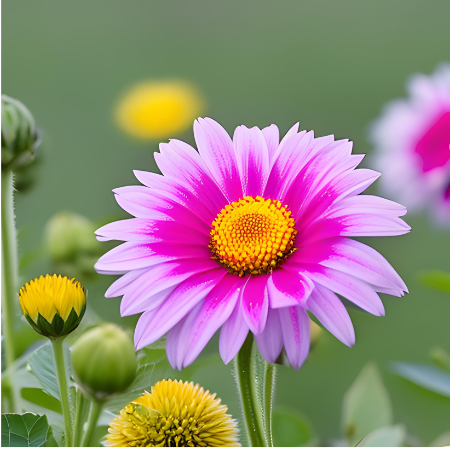
#> input picture RGB2CMYK/flower.png, 452 x 449 px
$ jupyter execute RGB2CMYK.ipynb   (shell and % lines are left out)
#> lines starting #> are read from the running program, lines starting #| are printed output that depends on the picture
# CMYK CONVERSION

- Understanding CMYK concept https://www.epackprinting.com/support/understanding-cmyk/
Check above link for detail understanding of CMYK concept

[cell 1]
import cv2
import numpy as np
import matplotlib.pyplot as plt

# The old code had inefficiencies (like using loops) and incorrect channel handling. The new version uses vectorized operations for performance and correct CMYK conversion formulas.

### Key Improvements:<br>
**Vectorized Operations:** Replaced slow Python loops with efficient NumPy array operations.<br>

Correct CMYK Conversion:<br>

- K = min(C, M, Y) (Black component is minimum of CMY)

- Adjusted CMY: (C - K)/(1 - K) (with safeguards for division by zero)

**Channel Handling:**<br>

- Proper handling of OpenCV's BGR format

- Direct channel extraction instead of manual indexing

**Visualization:**<br>

- Inverted plate display (black = ink, white = no ink)

- Grayscale representation of each CMYK channel

**Numerical Stability:**<br>

- Added epsilon value to prevent division by zero.
- Avoids underflow errors when working with very small values in computations.
- Prevents division by near-zero values, which could result in extreme values or NaN issues.
- Proper normalization and data type handling.
- Improves numerical stability in algorithms like machine learning, optimization, and image processing.

**Notes:**<br>
- The CMYK image is a 4-channel float array (values 0-1)

- Plates are shown inverted for intuitive printing view

- Requires opencv-python, numpy, and matplotlib packages

- Original image should be in the same directory as the script ("bird.jpg")

# RGB to CMYK on Image as an input

[cell 2]
# Load image
img_bgr = cv2.imread("flower.png")  # Image loaded in BGR format
#> img_bgr is the input picture: shape (449, 452, 3); mean B, G, R 122.9, 134.4, 149.8

# Convert to float and normalize to [0, 1]
img_normalized = img_bgr.astype(np.float32) / 255.0

# Split into B, G, R channels (OpenCV uses BGR)
B, G, R = cv2.split(img_normalized)

# Calculate CMY components
C = 1 - R
M = 1 - G
Y = 1 - B

# Calculate K (black) component
K = np.minimum(np.minimum(C, M), Y) # or more optimized K = np.minimum.reduce([C, M, Y]) --->Finds the minimum across all elements in the list at once.

# Avoid division by zero for neutral pixels
epsilon = 1e-6  # Small value to prevent division by zero
scale = 1.0 - K
scale[scale < epsilon] = epsilon  # Replace zeros with epsilon

# Calculate adjusted CMY components
C_adjusted = (C - K) / scale
M_adjusted = (M - K) / scale
Y_adjusted = (Y - K) / scale
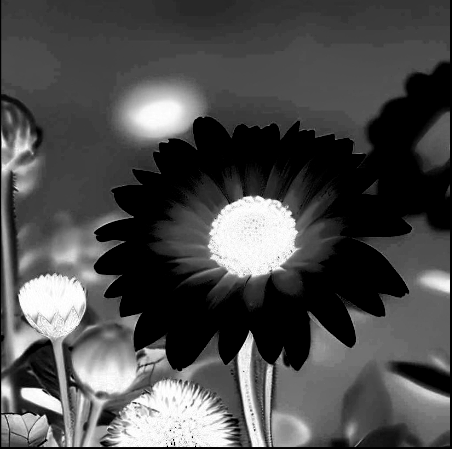
#> Y_adjusted: shape (449, 452) float32; min 0, max 1, mean 0.304

# Combine into CMYK image (4 channels)
cmyk = cv2.merge([C_adjusted, M_adjusted, Y_adjusted, K])
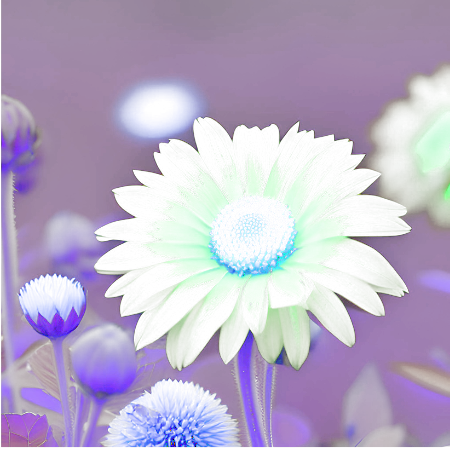
#> cmyk: shape (449, 452, 4) float32; mean R, G, B, A 0.138, 0.155, 0.304, 0.336; transparent parts drawn white

# Visualization: Create inverted plates for printing view
# (White = no ink, Black = full ink)
cyan_plate = (1 - C_adjusted) * 255
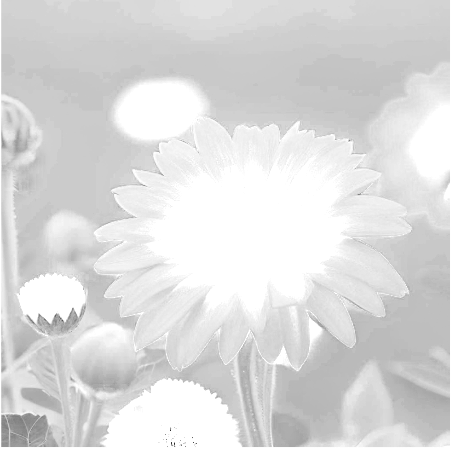
#> cyan_plate: shape (449, 452) float32; min 36.43, max 255, mean 219.7
magenta_plate = (1 - M_adjusted) * 255
yellow_plate = (1 - Y_adjusted) * 255
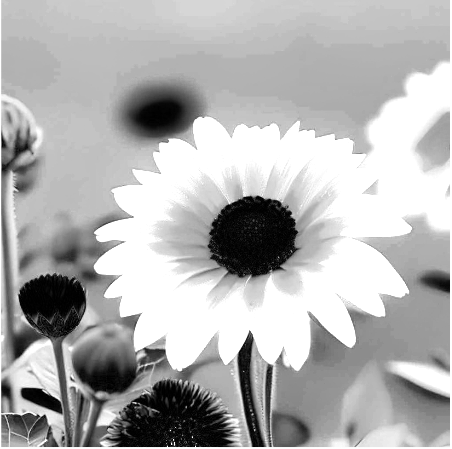
#> yellow_plate: shape (449, 452) float32; min 0, max 255, mean 177.4
black_plate = (1 - K) * 255

# Convert to uint8 for display
cyan_plate = cyan_plate.astype(np.uint8)
magenta_plate = magenta_plate.astype(np.uint8)
yellow_plate = yellow_plate.astype(np.uint8)
black_plate = black_plate.astype(np.uint8)

# Plot results
plt.figure(figsize=(20, 10))

# Combined CMYK Image
plt.subplot(2, 3, 1)
plt.title("Combined CMYK Image", fontsize=14)
plt.imshow(cmyk)

# CMYK Plates
plt.subplot(2, 3, 2)
plt.title("Cyan Plate", fontsize=14)
plt.imshow(cyan_plate, cmap='gray') #

plt.subplot(2, 3, 3)
plt.title("Magenta Plate", fontsize=14)
plt.imshow(magenta_plate, cmap='gray') #

plt.subplot(2, 3, 4)
plt.title("Yellow Plate", fontsize=14)
plt.imshow(yellow_plate, cmap='gray') #, cmap='gray'

plt.subplot(2, 3, 5)
plt.title("Black Plate", fontsize=14)
plt.imshow(black_plate, cmap='gray') #, cmap='gray'

# Original RGB Image
plt.subplot(2, 3, 6)
plt.title("Original RGB Image", fontsize=14)
plt.imshow(cv2.cvtColor(img_bgr, cv2.COLOR_BGR2RGB))

plt.tight_layout()
plt.show()

# CMYK to RGB Conversion function

[cell 3]
def cmyk_to_rgb(c, m, y, k, scale=1.0):
    """
    Convert CMYK color values to RGB.

    Args:
        c, m, y, k: CMYK color values (default range [0, 1])
        scale: Scaling factor for CMYK inputs. Use 1.0 for [0, 1] and 100.0 for [0, 100].

    Returns:
        tuple: (r, g, b) integers in the range [0, 255]
    """
    # Scale CMYK values to [0, 1]
    c = max(0.0, min(1.0, c / scale))
    m = max(0.0, min(1.0, m / scale))
    y = max(0.0, min(1.0, y / scale))
    k = max(0.0, min(1.0, k / scale))

    # Convert CMYK to RGB
    r = 255.0 * (1.0 - c) * (1.0 - k)
    g = 255.0 * (1.0 - m) * (1.0 - k)
    b = 255.0 * (1.0 - y) * (1.0 - k)

    # Round and clamp to [0, 255]
    r = min(255, max(0, round(r)))
    g = min(255, max(0, round(g)))
    b = min(255, max(0, round(b)))

    return (int(r), int(g), int(b))

# CMYK to RGB Conversion Visualization and Output verification

[cell 4]
import matplotlib.pyplot as plt

def visualize_cmyk_to_rgb(c, m, y, k, scale=100.0):
    # Convert CMYK to RGB
#> called with c = 0, m = 100, y = 100, k = 0, scale = 100
    rgb = cmyk_to_rgb(c, m, y, k, scale)

    # Create figure with two subplots
    fig, (ax1, ax2) = plt.subplots(1, 2, figsize=(10, 5))

    # Display CMYK approximation (converted to RGB for display)
    cmyk_display = cmyk_to_rgb(c, m, y, k, scale)
    ax1.imshow([[cmyk_display]])
    ax1.set_title(f'Input CMYK\n({c}/{m}/{y}/{k})')
    ax1.axis('off')

    # Display RGB result
    ax2.imshow([[(rgb[0]/255, rgb[1]/255, rgb[2]/255)]])
    ax2.set_title(f'Output RGB\n{rgb}')
    ax2.axis('off')

    plt.tight_layout()
    plt.show()

# Test with various colors
visualize_cmyk_to_rgb(0, 100, 100, 0)     # Red
visualize_cmyk_to_rgb(100, 0, 100, 0)      # Green
visualize_cmyk_to_rgb(100, 100, 0, 0)      # Blue
visualize_cmyk_to_rgb(0, 0, 0, 100)        # Black
visualize_cmyk_to_rgb(0, 0, 0, 0)          # White
visualize_cmyk_to_rgb(0, 100, 0, 0)        # Cyan
visualize_cmyk_to_rgb(100, 0, 0, 0)        # Magenta
visualize_cmyk_to_rgb(0, 0, 100, 0)        # Yellow
visualize_cmyk_to_rgb(30, 50, 20, 10)      # Custom color

### Important Notes: (For educational purpose)
- The visualization shows CMYK colors converted to RGB for display purposes only (since screens can't show true CMYK).<br>

- Perfect color matching depends on color profiles and rendering engines.<br>

- For professional use, verify with color-managed software like Photoshop.<br>

- The simple conversion formula works best for standard color ranges.<br>

# Alternative Verification Methods:

Compare with online converters:

python Example: https://www.rapidtables.com/convert/color/cmyk-to-rgb.html

[cell 5]
print("CMYK (0,100,100,0) ->", cmyk_to_rgb(0,100,100,0,100))  # Should be (255,0,0)

# Unit tests:

[cell 6]
def test_conversion():
    assert cmyk_to_rgb(0, 100, 100, 0, 100) == (255, 0, 0)    # Red
    assert cmyk_to_rgb(100, 0, 100, 0, 100) == (0, 255, 0)     # Green
    assert cmyk_to_rgb(0, 0, 0, 100, 100) == (0, 0, 0)         # Black
    assert cmyk_to_rgb(0, 0, 0, 0, 100) == (255, 255, 255)    # White
    print("All tests passed!")

# Why No Output Above?
- Assertions (assert) do not print anything if the conditions are met.<br>
- Since all assertions pass successfully, Python moves through the function silently.<br>
- The print("All tests passed!") statement will only execute if the function is explicitly called.<br>

**such as:** test_conversion() ---> see below

[cell 7]
def test_conversion():
    print("Testing CMYK to RGB Conversion...")

    assert cmyk_to_rgb(0, 100, 100, 0, 100) == (255, 0, 0)   # Red
    print("✅ Red passed!")

    assert cmyk_to_rgb(100, 0, 100, 0, 100) == (0, 255, 0)   # Green
    print("✅ Green passed!")

    assert cmyk_to_rgb(0, 0, 0, 100, 100) == (0, 0, 0)       # Black
    print("✅ Black passed!")

    assert cmyk_to_rgb(0, 0, 0, 0, 100) == (255, 255, 255)   # White
    print("✅ White passed!")

    print("🎉 All tests passed!")

test_conversion()

# This is the old code with errors and loops (Kept this to analyse errors of my first attempt)

[cell 8]
import cv2 as cv
import numpy as np
import matplotlib.pyplot as plt

# Load Image
img_rgb = cv.imread("bird.jpg")
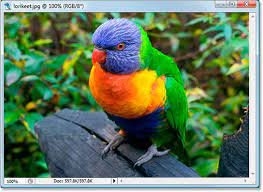
#> input picture RGB2CMYK/bird.jpg, 263 x 192 px
#> img_rgb is the input picture: shape (192, 263, 3); mean B, G, R 94.5, 123.3, 99

# RGB to CMY conversion formula
# C = 1 - R
# M = 1 - G
# Y = 1 - B

# splitting the color channels of the image  and then normalizing
r, g, b = img_rgb[:,:,2], img_rgb[:,:,1], img_rgb[:,:,0]
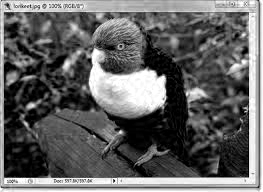
#> r: shape (192, 263); min 0, max 255, mean 99
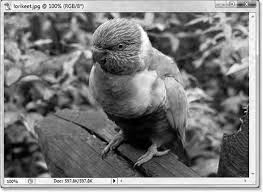
#> g: shape (192, 263); min 0, max 255, mean 123.3
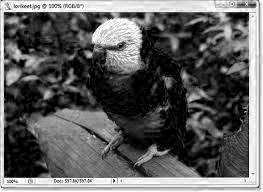
#> b: shape (192, 263); min 0, max 255, mean 94.5
R, G, B = r/ 255.0 , g/255.0, b/255.0
#> R: shape (192, 263) float64
#> G: shape (192, 263) float64
#> B: shape (192, 263) float64

# create a dummy matrix with all values 0
cmy = img_rgb.copy()
cmy[:,:,:] = [0, 0 ,0]
#> cmy: shape (192, 263, 3); every value is 0

# iterating through the image height and width
for i in range(img_rgb.shape[0]):
    for j in range(img_rgb.shape[1]):

        # Merge the final output to dummy matrix
        cmy[i,j,0] = 255 - img_rgb[i,j,2]
        cmy[i,j,1] = 255 - img_rgb[i,j,1]
        cmy[i,j,2] = 255 - img_rgb[i,j,0]
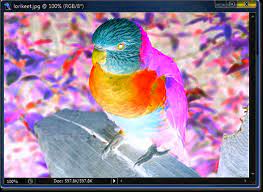
#> cmy: shape (192, 263, 3); mean B, G, R 156, 131.7, 160.5

# plotting the results on grid
fig, axs = plt.subplots(2, 2, figsize = (40, 40))

plt.subplot(1, 2, 1)
plt.title("RGB Image", fontsize = 30)
plt.imshow(img_rgb)

plt.subplot(1, 2, 2)
plt.title("Manual CMY Image", fontsize = 30)
plt.imshow(cv.cvtColor(cmy, cv.COLOR_BGR2RGB))
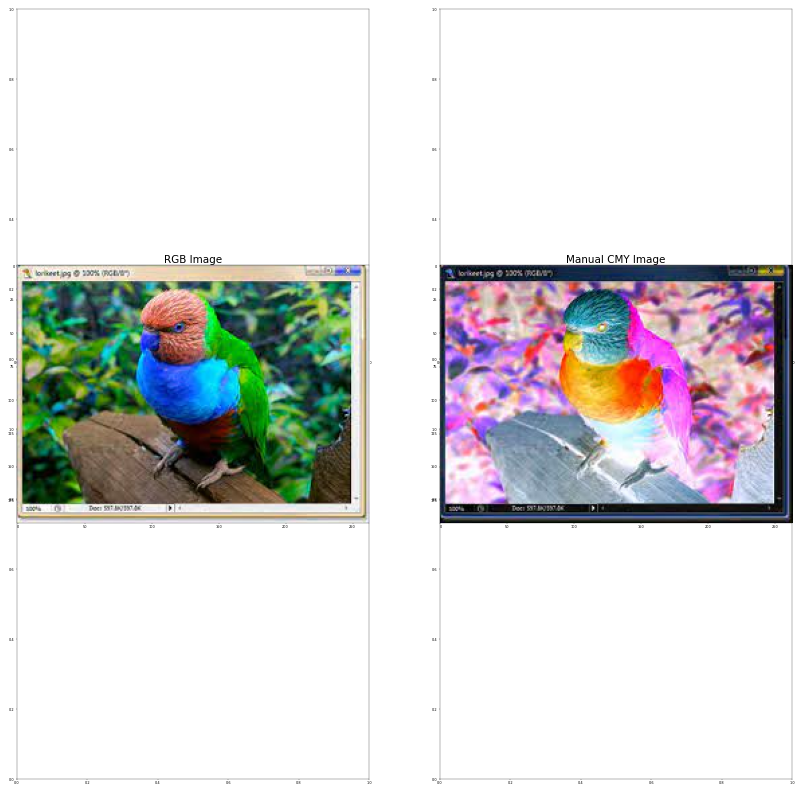
#> figure drawn by matplotlib, 2 panels; B, G, R data is drawn as R, G, B
